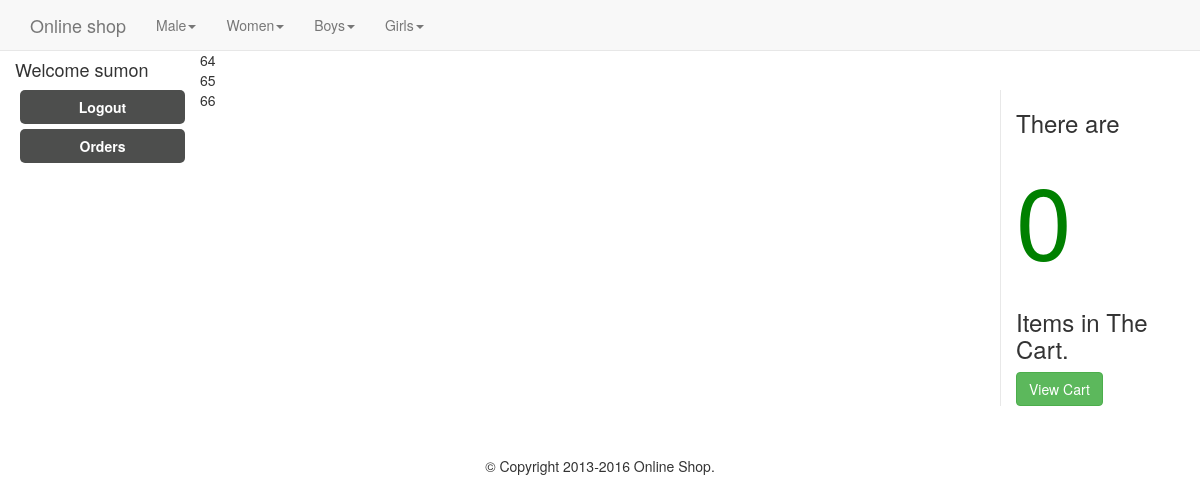
Screenshot of /Orders.php (signed in) with the database file from the repository.
### tables this page shows
CREATE TABLE `categories` (
  `id` int(11) NOT NULL,
  `category` varchar(255) NOT NULL,
  `parent` int(11) NOT NULL DEFAULT '0'
);

CREATE TABLE `orders` (
  `orderId` int(11) NOT NULL,
  `totalAmount` int(11) NOT NULL,
  `date` date NOT NULL,
  `customerid` int(11) NOT NULL,
  `delivered` tinyint(4) NOT NULL DEFAULT '0',
  `sent` tinyint(4) NOT NULL DEFAULT '0'
);

### Orders.php (the view, shortened to what this page needs)
<?php
include 'includes/head.php';
include 'includes/navigation.php';
include 'includes/leftBar.php';
    $sql="SELECT * FROM orders WHERE customerid='".$_SESSION['id']."'";
    $result=mysql_query($sql) or die(mysql_error());
	while ($row = mysql_fetch_array($result)){
?>
<div class="col-md-8">
	        <div class="row">
	<?=$row['orderId']?>
</div>
</div>
<?php }?>
 <?php
    include 'includes/rightSideBar.php';
    include 'includes/footer.php';
?>

### includes/navigation.php (shortened to what this page needs)
<?php
    $sql="SELECT * FROM categories WHERE parent=0";
    $result=mysql_query($sql) or die(mysql_error());
?>
        <nav class="navbar navbar-default navbar-fixed-top">
            <div class="container">
              <div class="navbar-header">
                <a href="index.php" class="navbar-brand">Online shop</a>
              </div>
              <div id="navbar" class="navbar-collapse collapse">
                <ul class="nav navbar-nav">
                    <?php
                        while($row=mysql_fetch_array($result)):
                     ?>
                    <li class="dropdown">
                        <a href="#" class="dropdown-toggle" data-toggle="dropdown"><?php echo $row['category']; ?><span class="caret"></span></a>
                    </li>
                    <?php
                  endwhile;
                    ?>
                </ul>
              </div>
            </div>
        </nav>
        <div class="container-fluid">
          <div class="row">

### css/main.css (style rules this page uses)
body { padding-top:50px; }

### rows the page displays
categories: category "Male"
categories: category "Women"
categories: category "Boys"
categories: category "Girls"
orders: orderId "64"
orders: orderId "65"
orders: orderId "66"

### other values shown
$_SESSION["username"] "sumon"
